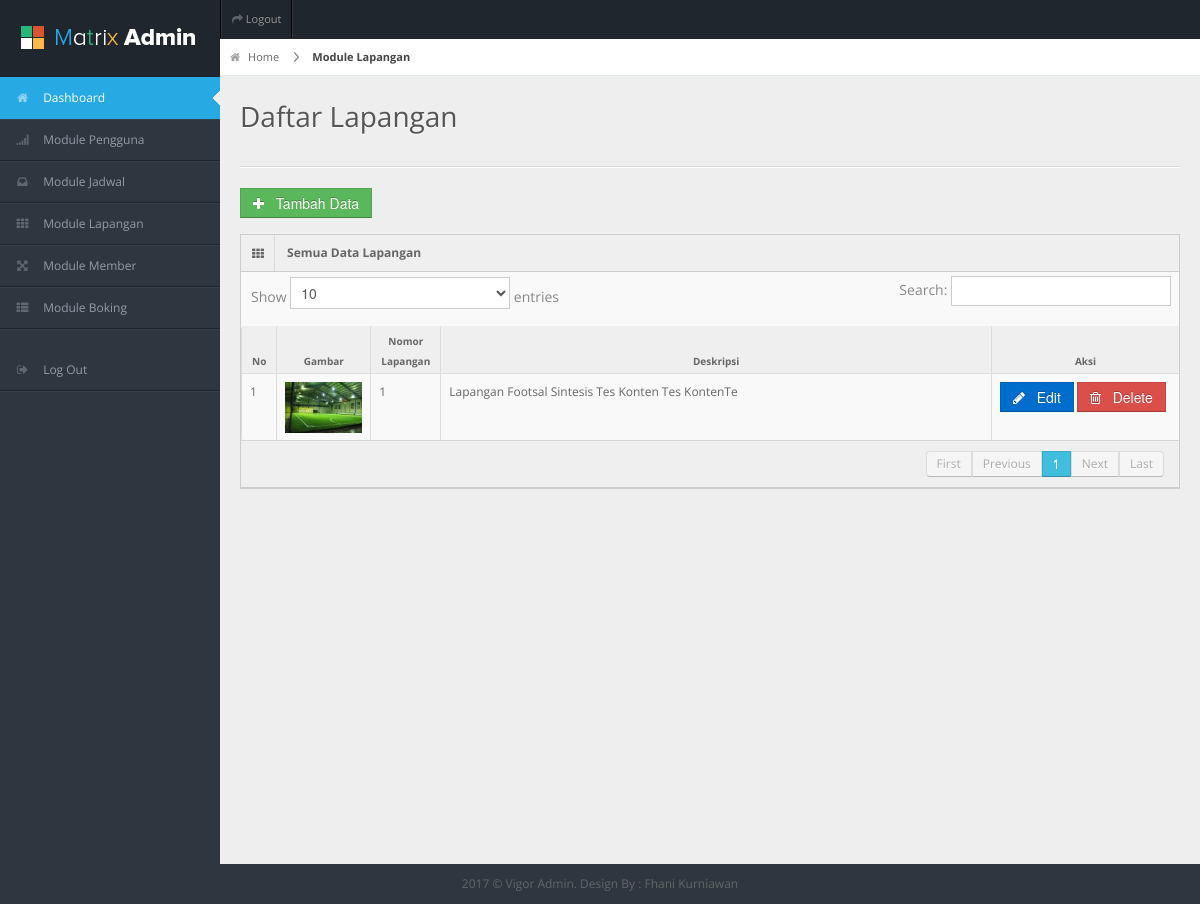
Screenshot of /vigoradmin/frame.php?load=lapangan (signed in) with the database file from the repository.
### tables this page shows
CREATE TABLE `tlapangan` (
  `kdLapangan` int(5) NOT NULL AUTO_INCREMENT,
  `noLapangan` int(5) NOT NULL,
  `gambarLapangan` varchar(1000) NOT NULL,
  `deskripsi` longtext NOT NULL,
  PRIMARY KEY (`kdLapangan`)
);

### vigoradmin/data/lapangan/view.php (the view, shortened to what this page needs)
<div id="content-header">
   <div id="breadcrumb"> <a href="?load=dashboard" title="Go to Home" class="tip-bottom"><i class="icon-home"></i> Home</a> <a href="?load=lapangan" class="current">Module Lapangan</a> </div>
   <h1>Daftar Lapangan</h1>
 </div>
 <div class="container-fluid">
   <hr>
   <div class="row-fluid">
     <div class="span12">
      <a href="?load=lapangan&action=input"><button class="btn btn-success"><i class="icon-plus"></i> &nbsp; Tambah Data</button></a>
       <div class="widget-box">
         <div class="widget-title"> <span class="icon"><i class="icon-th"></i></span>
           <h5>Semua Data Lapangan</h5>
         </div>
         <div class="widget-content nopadding">
           <table class="table table-bordered data-table">
             <thead>
               <tr>
                 <th width="2%">No</th>
                 <th width="10%">Gambar</th>
                 <th width="5%">Nomor Lapangan</th>
                 <th>Deskripsi</th>
                 <th width="20%">Aksi</th>
               </tr>
             </thead>
             <tbody>
              <?php
		   $SQL=mysql_query("SELECT * FROM tlapangan ORDER BY noLapangan ASC");
		   $no=1;
		   while($_data=mysql_fetch_array($SQL)){
			   $text=$_data['deskripsi'];
			   $deskripsi=substr($text,0,50);
			   if($no % 2==1){
				   $class="gradeU";
				   }else{
					 $class="gradeX";
					   }
			   echo"
			  <tr class='$class'>
                 <td>$no</td>
			  <td>";
			  if(isset($_data['gambarLapangan'])){
				  echo"<img src='../gambar/lapangan_img/small/small_$_data[gambarLapangan]'>";
				  }else{
					  echo"Tidak Ada Gambar";
					  }
			  echo"</td>
                 <td>$_data[noLapangan]</td>
                 <td>$deskripsi </td>
                 <td class='center'>
          <a href='?load=lapangan&action=edit&id=$_data[kdLapangan]'><button class='btn btn-primary'> <i class='icon-pencil'></i> &nbsp; Edit</button></a>
            ";
		 if(isset($_data['gambarLapangan'])){
			 echo" <a href='$loadModule?load=lapangan&action=hapusData&id=$_data[kdLapangan]&fimage=$_data[gambarLapangan]'><button class='btn btn-danger'><i class='icon-trash'></i> &nbsp; Delete</button></a>";
			 }else{
				 echo"<a href='$loadModule?load=lapangan&action=hapusData&id=$_data[kdLapangan]'><button class='btn btn-danger'><i class='icon-trash'></i> &nbsp; Delete</button></a>";
			 }
		 echo"
          </td>
               </tr>
			   ";
			  $no++; }
		   ?>
             </tbody>
           </table>
         </div>
       </div>
     </div>
   </div>
 </div>

### vigoradmin/css/matrix-style.css (style rules this page uses)
* { outline:none !important; -moz-outline: none !important; }
html, body { height:100% }
body { overflow-x: hidden; margin-top: -10px; font-family: 'Open Sans', sans-serif; font-size:12px; color:#666; }
a { color:#666; }
select, textarea, input[type="text"], input[type="password"], input[type="datetime"], input[type="datetime-local"], input[type="date"], input[type="month"], input[type="time"], input[type="week"], input[type="number"], input[type="email"], input[type="url"], input[type="search"], input[type="tel"], input[type="color"], .uneditable-input, .label, .dropdown-menu, .btn, .well, .progress, .table-bordered, .btn-group > .btn:first-child, .btn-group > .btn:last-child, .btn-group > .btn:last-child, .btn-group > .dropdown-toggle, .alert { border-radius:0px; }
.btn, textarea, input[type="text"], input[type="password"], input[type="datetime"], input[type="datetime-local"], input[type="date"], input[type="month"], input[type="time"], input[type="week"], input[type="number"], input[type="email"], input[type="url"], input[type="search"], input[type="tel"], input[type="color"], .uneditable-input { box-shadow:none; }
.progress, .progress-success .bar, .progress .bar-success, .progress-warning .bar, .progress .bar-warning, .progress-danger .bar, .progress .bar-danger, .progress-info .bar, .progress .bar-info, .btn, .btn-primary { background-image:none; }
hr { border-top-color:#dadada; }
#content-header { position: abslute; width: 100%; margin-top: -38px; z-index: 20; }
#content-header h1 { color: #555555; font-size: 28px; font-weight: normal; float: none; text-shadow: 0 1px 0 #ffffff; margin-left: 20px; position: relative; }
#content-header h1, #content-header .btn-group { margin-top: 20px; }
#breadcrumb { background-color: #fff; border-bottom: 1px solid #e3ebed; }
#breadcrumb a { padding: 8px 20px 8px 10px; display: inline-block; background-image: url('../img/breadcrumb.png'); background-position: center right; background-repeat: no-repeat; font-size: 11px; color: #666666; }
#breadcrumb a:last-child { background-image:none; }
#breadcrumb a.current { font-weight: bold; color: #444444; }
#breadcrumb a i { margin-right: 5px; opacity: .6; }
.stat-boxes .peity_bar_good, .stat-boxes .peity_line_good, { color: #459D1C; }
.widget-box { background: none repeat scroll 0 0 #F9F9F9; border-left: 1px solid #CDCDCD; border-top: 1px solid #CDCDCD; border-right: 1px solid #CDCDCD; clear: both; margin-top: 16px; margin-bottom: 16px; position: relative; }
.widget-title, .modal-header, .table th, div.dataTables_wrapper .ui-widget-header { background:#efefef; border-bottom: 1px solid #CDCDCD; height: 36px; }
.widget-title span.icon { padding: 9px 10px 7px 11px; float: left; border-right:1px solid #dadada; }
.widget-title h5 { color: #666; float: left; font-size: 12px; font-weight: bold; padding: 12px; line-height: 12px; margin: 0; }
.widget-content { padding:15px; border-bottom: 1px solid #cdcdcd; }
.table th { height: auto; font-size: 10px; padding: 5px 10px 2px; border-bottom: 0; text-align: center; color: #666666; }
.nopadding { padding: 0 !important; }
.nopadding .table { margin-bottom: 0; }
.nopadding .table-bordered { border: 0; }

### vigoradmin/css/matrix-media.css (style rules this page uses)
body { background:#2E363F; }

### rows the page displays
tlapangan: gambarLapangan (picture), noLapangan "1", deskripsi "Lapangan Footsal Sintesis Tes Konten Tes KontenTe"
